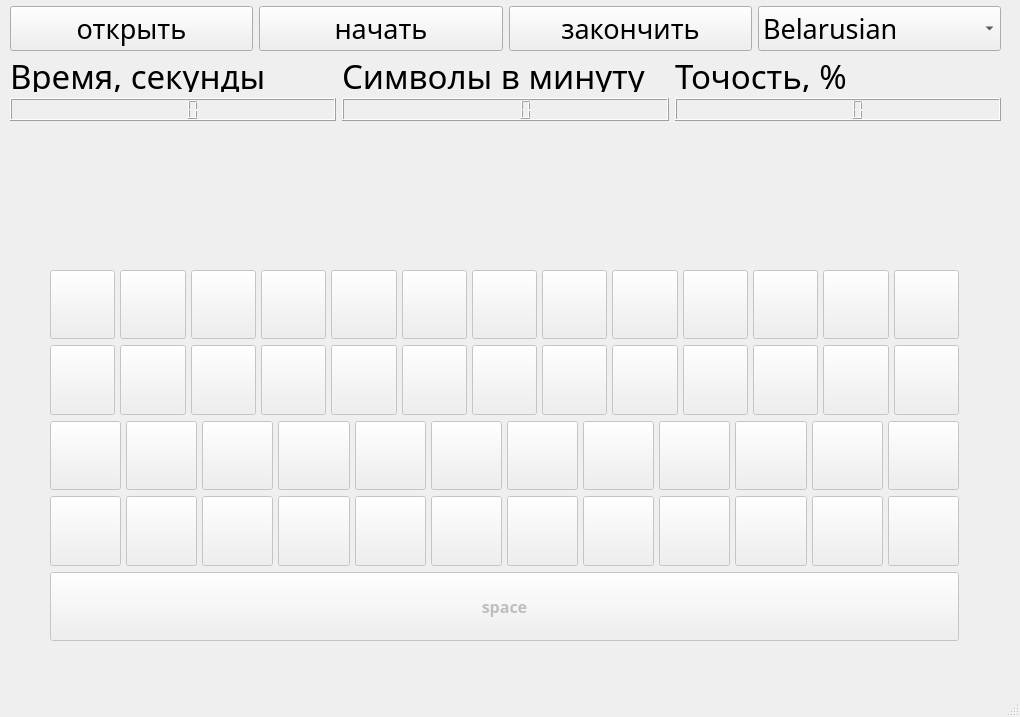
<?xml version="1.0" encoding="UTF-8"?>
<ui version="4.0">
 <class>MainWindow</class>
 <widget class="QMainWindow" name="MainWindow">
  <property name="geometry">
   <rect>
    <x>0</x>
    <y>0</y>
    <width>1020</width>
    <height>717</height>
   </rect>
  </property>
  <property name="font">
   <font>
    <family>Syamala Ramana</family>
    <pointsize>12</pointsize>
    <bold>true</bold>
   </font>
  </property>
  <property name="windowTitle">
   <string>MainWindow</string>
  </property>
  <widget class="QWidget" name="centralwidget">
   <widget class="QWidget" name="layoutWidget">
    <property name="geometry">
     <rect>
      <x>10</x>
      <y>60</y>
      <width>991</width>
      <height>61</height>
     </rect>
    </property>
    <layout class="QHBoxLayout" name="horisontalLayout_info">
     <item>
      <layout class="QVBoxLayout" name="verticalLayout_2">
       <item>
        <widget class="QLabel" name="timer">
         <property name="font">
          <font>
           <family>Syamala Ramana</family>
           <pointsize>25</pointsize>
           <bold>false</bold>
          </font>
         </property>
         <property name="text">
          <string>Время, секунды</string>
         </property>
        </widget>
       </item>
       <item>
        <widget class="QLCDNumber" name="value_timer"/>
       </item>
      </layout>
     </item>
     <item>
      <layout class="QVBoxLayout" name="verticalLayout_3">
       <item>
        <widget class="QLabel" name="simb">
         <property name="font">
          <font>
           <family>Syamala Ramana</family>
           <pointsize>25</pointsize>
           <bold>false</bold>
          </font>
         </property>
         <property name="text">
          <string>Символы в минуту</string>
         </property>
        </widget>
       </item>
       <item>
        <widget class="QLCDNumber" name="value_simb"/>
       </item>
      </layout>
     </item>
     <item>
      <layout class="QVBoxLayout" name="verticalLayout_4">
       <item>
        <widget class="QLabel" name="accur">
         <property name="font">
          <font>
           <family>Syamala Ramana</family>
           <pointsize>25</pointsize>
           <bold>false</bold>
          </font>
         </property>
         <property name="text">
          <string>Точость, %</string>
         </property>
        </widget>
       </item>
       <item>
        <widget class="QLCDNumber" name="value_accur"/>
       </item>
      </layout>
     </item>
    </layout>
   </widget>
   <widget class="QWidget" name="layoutWidget_2">
    <property name="geometry">
     <rect>
      <x>10</x>
      <y>0</y>
      <width>991</width>
      <height>58</height>
     </rect>
    </property>
    <layout class="QHBoxLayout" name="horizontalLayout_menu">
     <item>
      <widget class="QPushButton" name="openFile">
       <property name="font">
        <font>
         <family>Syamala Ramana</family>
         <pointsize>20</pointsize>
         <bold>false</bold>
        </font>
       </property>
       <property name="styleSheet">
        <string notr="true"/>
       </property>
       <property name="text">
        <string>открыть</string>
       </property>
      </widget>
     </item>
     <item>
      <widget class="QPushButton" name="start">
       <property name="enabled">
        <bool>true</bool>
       </property>
       <property name="font">
        <font>
         <family>Syamala Ramana</family>
         <pointsize>20</pointsize>
         <bold>false</bold>
        </font>
       </property>
       <property name="text">
        <string>начать</string>
       </property>
      </widget>
     </item>
     <item>
      <widget class="QPushButton" name="end">
       <property name="font">
        <font>
         <family>Syamala Ramana</family>
         <pointsize>20</pointsize>
         <bold>false</bold>
        </font>
       </property>
       <property name="text">
        <string>закончить</string>
       </property>
      </widget>
     </item>
     <item>
      <widget class="QComboBox" name="comboBox">
       <property name="font">
        <font>
         <family>Syamala Ramana</family>
         <pointsize>20</pointsize>
         <bold>false</bold>
        </font>
       </property>
       <item>
        <property name="text">
         <string>Belarusian</string>
        </property>
       </item>
       <item>
        <property name="text">
         <string>German</string>
        </property>
       </item>
       <item>
        <property name="text">
         <string>French</string>
        </property>
       </item>
       <item>
        <property name="text">
         <string>English</string>
        </property>
       </item>
       <item>
        <property name="text">
         <string>Сhinesse</string>
        </property>
       </item>
       <item>
        <property name="text">
         <string>Arabic</string>
        </property>
       </item>
       <item>
        <property name="text">
         <string>Hebrew</string>
        </property>
       </item>
      </widget>
     </item>
    </layout>
   </widget>
   <widget class="QWidget" name="verticalLayoutWidget">
    <property name="geometry">
     <rect>
      <x>50</x>
      <y>260</y>
      <width>909</width>
      <height>391</height>
     </rect>
    </property>
    <layout class="QVBoxLayout" name="verticalLayout_keyboard">
     <property name="leftMargin">
      <number>0</number>
     </property>
     <property name="topMargin">
      <number>10</number>
     </property>
     <property name="bottomMargin">
      <number>10</number>
     </property>
     <item>
      <layout class="QHBoxLayout" name="horizontalLayout">
       <property name="spacing">
        <number>5</number>
       </property>
       <property name="sizeConstraint">
        <enum>QLayout::SetDefaultConstraint</enum>
       </property>
       <item>
        <widget class="QPushButton" name="bnt_0">
         <property name="enabled">
          <bool>false</bool>
         </property>
         <property name="sizePolicy">
          <sizepolicy hsizetype="MinimumExpanding" vsizetype="Minimum">
           <horstretch>0</horstretch>
           <verstretch>0</verstretch>
          </sizepolicy>
         </property>
         <property name="text">
          <string/>
         </property>
        </widget>
       </item>
       <item>
        <widget class="QPushButton" name="bnt_1">
         <property name="enabled">
          <bool>false</bool>
         </property>
         <property name="sizePolicy">
          <sizepolicy hsizetype="MinimumExpanding" vsizetype="Minimum">
           <horstretch>0</horstretch>
           <verstretch>0</verstretch>
          </sizepolicy>
         </property>
         <property name="text">
          <string/>
         </property>
        </widget>
       </item>
       <item>
        <widget class="QPushButton" name="bnt_2">
         <property name="enabled">
          <bool>false</bool>
         </property>
         <property name="sizePolicy">
          <sizepolicy hsizetype="MinimumExpanding" vsizetype="Minimum">
           <horstretch>0</horstretch>
           <verstretch>0</verstretch>
          </sizepolicy>
         </property>
         <property name="text">
          <string/>
         </property>
        </widget>
       </item>
       <item>
        <widget class="QPushButton" name="bnt_3">
         <property name="enabled">
          <bool>false</bool>
         </property>
         <property name="sizePolicy">
          <sizepolicy hsizetype="MinimumExpanding" vsizetype="Minimum">
           <horstretch>0</horstretch>
           <verstretch>0</verstretch>
          </sizepolicy>
         </property>
         <property name="text">
          <string/>
         </property>
        </widget>
       </item>
       <item>
        <widget class="QPushButton" name="bnt_4">
         <property name="enabled">
          <bool>false</bool>
         </property>
         <property name="sizePolicy">
          <sizepolicy hsizetype="MinimumExpanding" vsizetype="Minimum">
           <horstretch>0</horstretch>
           <verstretch>0</verstretch>
          </sizepolicy>
         </property>
         <property name="text">
          <string/>
         </property>
        </widget>
       </item>
       <item>
        <widget class="QPushButton" name="bnt_5">
         <property name="enabled">
          <bool>false</bool>
         </property>
         <property name="sizePolicy">
          <sizepolicy hsizetype="MinimumExpanding" vsizetype="Minimum">
           <horstretch>0</horstretch>
           <verstretch>0</verstretch>
          </sizepolicy>
         </property>
         <property name="text">
          <string/>
         </property>
        </widget>
       </item>
       <item>
        <widget class="QPushButton" name="bnt_6">
         <property name="enabled">
          <bool>false</bool>
         </property>
         <property name="sizePolicy">
          <sizepolicy hsizetype="MinimumExpanding" vsizetype="Minimum">
           <horstretch>0</horstretch>
           <verstretch>0</verstretch>
          </sizepolicy>
         </property>
         <property name="text">
          <string/>
         </property>
        </widget>
       </item>
       <item>
        <widget class="QPushButton" name="bnt_7">
         <property name="enabled">
          <bool>false</bool>
         </property>
         <property name="sizePolicy">
          <sizepolicy hsizetype="MinimumExpanding" vsizetype="Minimum">
           <horstretch>0</horstretch>
           <verstretch>0</verstretch>
          </sizepolicy>
         </property>
         <property name="text">
          <string/>
         </property>
        </widget>
       </item>
       <item>
        <widget class="QPushButton" name="bnt_8">
         <property name="enabled">
          <bool>false</bool>
         </property>
         <property name="sizePolicy">
          <sizepolicy hsizetype="MinimumExpanding" vsizetype="Minimum">
           <horstretch>0</horstretch>
           <verstretch>0</verstretch>
          </sizepolicy>
         </property>
         <property name="text">
          <string/>
         </property>
        </widget>
       </item>
       <item>
        <widget class="QPushButton" name="bnt_9">
         <property name="enabled">
          <bool>false</bool>
         </property>
         <property name="sizePolicy">
          <sizepolicy hsizetype="MinimumExpanding" vsizetype="Minimum">
           <horstretch>0</horstretch>
           <verstretch>0</verstretch>
          </sizepolicy>
         </property>
         <property name="text">
          <string/>
         </property>
        </widget>
       </item>
       <item>
        <widget class="QPushButton" name="bnt_10">
         <property name="enabled">
          <bool>false</bool>
         </property>
         <property name="sizePolicy">
          <sizepolicy hsizetype="MinimumExpanding" vsizetype="Minimum">
           <horstretch>0</horstretch>
           <verstretch>0</verstretch>
          </sizepolicy>
         </property>
         <property name="text">
          <string/>
         </property>
        </widget>
       </item>
       <item>
        <widget class="QPushButton" name="bnt_11">
         <property name="enabled">
          <bool>false</bool>
         </property>
         <property name="sizePolicy">
          <sizepolicy hsizetype="MinimumExpanding" vsizetype="Minimum">
           <horstretch>0</horstretch>
           <verstretch>0</verstretch>
          </sizepolicy>
         </property>
         <property name="text">
          <string/>
         </property>
        </widget>
       </item>
       <item>
        <widget class="QPushButton" name="bnt_12">
         <property name="enabled">
          <bool>false</bool>
         </property>
         <property name="sizePolicy">
          <sizepolicy hsizetype="MinimumExpanding" vsizetype="Minimum">
           <horstretch>0</horstretch>
           <verstretch>0</verstretch>
          </sizepolicy>
         </property>
         <property name="text">
          <string/>
         </property>
        </widget>
       </item>
      </layout>
     </item>
     <item>
      <layout class="QHBoxLayout" name="horizontalLayout_3">
       <property name="spacing">
        <number>5</number>
       </property>
       <property name="sizeConstraint">
        <enum>QLayout::SetDefaultConstraint</enum>
       </property>
       <item>
        <widget class="QPushButton" name="bnt_13">
         <property name="enabled">
          <bool>false</bool>
         </property>
         <property name="sizePolicy">
          <sizepolicy hsizetype="MinimumExpanding" vsizetype="Minimum">
           <horstretch>0</horstretch>
           <verstretch>0</verstretch>
          </sizepolicy>
         </property>
         <property name="text">
          <string/>
         </property>
        </widget>
       </item>
       <item>
        <widget class="QPushButton" name="bnt_14">
         <property name="enabled">
          <bool>false</bool>
         </property>
         <property name="sizePolicy">
          <sizepolicy hsizetype="MinimumExpanding" vsizetype="Minimum">
           <horstretch>0</horstretch>
           <verstretch>0</verstretch>
          </sizepolicy>
         </property>
         <property name="text">
          <string/>
         </property>
        </widget>
       </item>
       <item>
        <widget class="QPushButton" name="bnt_15">
         <property name="enabled">
          <bool>false</bool>
         </property>
         <property name="sizePolicy">
          <sizepolicy hsizetype="MinimumExpanding" vsizetype="Minimum">
           <horstretch>0</horstretch>
           <verstretch>0</verstretch>
          </sizepolicy>
         </property>
         <property name="text">
          <string/>
         </property>
        </widget>
       </item>
       <item>
        <widget class="QPushButton" name="bnt_16">
         <property name="enabled">
          <bool>false</bool>
         </property>
         <property name="sizePolicy">
          <sizepolicy hsizetype="MinimumExpanding" vsizetype="Minimum">
           <horstretch>0</horstretch>
           <verstretch>0</verstretch>
          </sizepolicy>
         </property>
         <property name="text">
          <string/>
         </property>
        </widget>
       </item>
       <item>
        <widget class="QPushButton" name="bnt_17">
         <property name="enabled">
          <bool>false</bool>
         </property>
         <property name="sizePolicy">
          <sizepolicy hsizetype="MinimumExpanding" vsizetype="Minimum">
           <horstretch>0</horstretch>
           <verstretch>0</verstretch>
          </sizepolicy>
         </property>
         <property name="text">
          <string/>
         </property>
        </widget>
       </item>
       <item>
        <widget class="QPushButton" name="bnt_18">
         <property name="enabled">
          <bool>false</bool>
         </property>
         <property name="sizePolicy">
          <sizepolicy hsizetype="MinimumExpanding" vsizetype="Minimum">
           <horstretch>0</horstretch>
           <verstretch>0</verstretch>
          </sizepolicy>
         </property>
         <property name="text">
          <string/>
         </property>
        </widget>
       </item>
       <item>
        <widget class="QPushButton" name="bnt_19">
         <property name="enabled">
          <bool>false</bool>
         </property>
         <property name="sizePolicy">
          <sizepolicy hsizetype="MinimumExpanding" vsizetype="Minimum">
           <horstretch>0</horstretch>
           <verstretch>0</verstretch>
          </sizepolicy>
         </property>
         <property name="text">
          <string/>
         </property>
        </widget>
       </item>
       <item>
        <widget class="QPushButton" name="bnt_20">
         <property name="enabled">
          <bool>false</bool>
         </property>
         <property name="sizePolicy">
          <sizepolicy hsizetype="MinimumExpanding" vsizetype="Minimum">
           <horstretch>0</horstretch>
           <verstretch>0</verstretch>
          </sizepolicy>
         </property>
         <property name="text">
          <string/>
         </property>
        </widget>
       </item>
       <item>
        <widget class="QPushButton" name="bnt_21">
         <property name="enabled">
          <bool>false</bool>
         </property>
         <property name="sizePolicy">
          <sizepolicy hsizetype="MinimumExpanding" vsizetype="Minimum">
           <horstretch>0</horstretch>
           <verstretch>0</verstretch>
          </sizepolicy>
         </property>
         <property name="text">
          <string/>
         </property>
        </widget>
       </item>
       <item>
        <widget class="QPushButton" name="bnt_22">
         <property name="enabled">
          <bool>false</bool>
         </property>
         <property name="sizePolicy">
          <sizepolicy hsizetype="MinimumExpanding" vsizetype="Minimum">
           <horstretch>0</horstretch>
           <verstretch>0</verstretch>
          </sizepolicy>
         </property>
         <property name="text">
          <string/>
         </property>
        </widget>
       </item>
       <item>
        <widget class="QPushButton" name="bnt_23">
         <property name="enabled">
          <bool>false</bool>
         </property>
         <property name="sizePolicy">
          <sizepolicy hsizetype="MinimumExpanding" vsizetype="Minimum">
           <horstretch>0</horstretch>
           <verstretch>0</verstretch>
          </sizepolicy>
         </property>
         <property name="text">
          <string/>
         </property>
        </widget>
       </item>
       <item>
        <widget class="QPushButton" name="bnt_24">
         <property name="enabled">
          <bool>false</bool>
         </property>
         <property name="sizePolicy">
          <sizepolicy hsizetype="MinimumExpanding" vsizetype="Minimum">
           <horstretch>0</horstretch>
           <verstretch>0</verstretch>
          </sizepolicy>
         </property>
         <property name="text">
          <string/>
         </property>
        </widget>
       </item>
       <item>
        <widget class="QPushButton" name="bnt_25">
         <property name="enabled">
          <bool>false</bool>
         </property>
         <property name="sizePolicy">
          <sizepolicy hsizetype="MinimumExpanding" vsizetype="Minimum">
           <horstretch>0</horstretch>
           <verstretch>0</verstretch>
          </sizepolicy>
         </property>
         <property name="text">
          <string/>
         </property>
        </widget>
       </item>
      </layout>
     </item>
     <item>
      <layout class="QHBoxLayout" name="horizontalLayout_4">
       <property name="spacing">
        <number>5</number>
       </property>
       <property name="sizeConstraint">
        <enum>QLayout::SetDefaultConstraint</enum>
       </property>
       <item>
        <widget class="QPushButton" name="bnt_26">
         <property name="enabled">
          <bool>false</bool>
         </property>
         <property name="sizePolicy">
          <sizepolicy hsizetype="MinimumExpanding" vsizetype="Minimum">
           <horstretch>0</horstretch>
           <verstretch>0</verstretch>
          </sizepolicy>
         </property>
         <property name="text">
          <string/>
         </property>
        </widget>
       </item>
       <item>
        <widget class="QPushButton" name="bnt_27">
         <property name="enabled">
          <bool>false</bool>
         </property>
         <property name="sizePolicy">
          <sizepolicy hsizetype="MinimumExpanding" vsizetype="Minimum">
           <horstretch>0</horstretch>
           <verstretch>0</verstretch>
          </sizepolicy>
         </property>
         <property name="text">
          <string/>
         </property>
        </widget>
       </item>
       <item>
        <widget class="QPushButton" name="bnt_28">
         <property name="enabled">
          <bool>false</bool>
         </property>
         <property name="sizePolicy">
          <sizepolicy hsizetype="MinimumExpanding" vsizetype="Minimum">
           <horstretch>0</horstretch>
           <verstretch>0</verstretch>
          </sizepolicy>
         </property>
         <property name="text">
          <string/>
         </property>
        </widget>
       </item>
       <item>
        <widget class="QPushButton" name="bnt_29">
         <property name="enabled">
          <bool>false</bool>
         </property>
         <property name="sizePolicy">
          <sizepolicy hsizetype="MinimumExpanding" vsizetype="Minimum">
           <horstretch>0</horstretch>
           <verstretch>0</verstretch>
          </sizepolicy>
         </property>
         <property name="text">
          <string/>
         </property>
        </widget>
       </item>
       <item>
        <widget class="QPushButton" name="bnt_30">
         <property name="enabled">
          <bool>false</bool>
         </property>
         <property name="sizePolicy">
          <sizepolicy hsizetype="MinimumExpanding" vsizetype="Minimum">
           <horstretch>0</horstretch>
           <verstretch>0</verstretch>
          </sizepolicy>
         </property>
         <property name="text">
          <string/>
         </property>
        </widget>
       </item>
       <item>
        <widget class="QPushButton" name="bnt_31">
         <property name="enabled">
          <bool>false</bool>
         </property>
         <property name="sizePolicy">
          <sizepolicy hsizetype="MinimumExpanding" vsizetype="Minimum">
           <horstretch>0</horstretch>
           <verstretch>0</verstretch>
          </sizepolicy>
         </property>
         <property name="text">
          <string/>
         </property>
        </widget>
       </item>
       <item>
        <widget class="QPushButton" name="bnt_32">
         <property name="enabled">
          <bool>false</bool>
         </property>
         <property name="sizePolicy">
          <sizepolicy hsizetype="MinimumExpanding" vsizetype="Minimum">
           <horstretch>0</horstretch>
           <verstretch>0</verstretch>
          </sizepolicy>
         </property>
         <property name="text">
          <string/>
         </property>
        </widget>
       </item>
       <item>
        <widget class="QPushButton" name="bnt_33">
         <property name="enabled">
          <bool>false</bool>
         </property>
         <property name="sizePolicy">
          <sizepolicy hsizetype="MinimumExpanding" vsizetype="Minimum">
           <horstretch>0</horstretch>
           <verstretch>0</verstretch>
          </sizepolicy>
         </property>
         <property name="text">
          <string/>
         </property>
        </widget>
       </item>
       <item>
        <widget class="QPushButton" name="bnt_34">
         <property name="enabled">
          <bool>false</bool>
         </property>
         <property name="sizePolicy">
          <sizepolicy hsizetype="MinimumExpanding" vsizetype="Minimum">
           <horstretch>0</horstretch>
           <verstretch>0</verstretch>
          </sizepolicy>
         </property>
         <property name="text">
          <string/>
         </property>
        </widget>
       </item>
       <item>
        <widget class="QPushButton" name="bnt_35">
         <property name="enabled">
          <bool>false</bool>
         </property>
         <property name="sizePolicy">
          <sizepolicy hsizetype="MinimumExpanding" vsizetype="Minimum">
           <horstretch>0</horstretch>
           <verstretch>0</verstretch>
          </sizepolicy>
         </property>
         <property name="text">
          <string/>
         </property>
        </widget>
       </item>
       <item>
        <widget class="QPushButton" name="bnt_36">
         <property name="enabled">
          <bool>false</bool>
         </property>
         <property name="sizePolicy">
          <sizepolicy hsizetype="MinimumExpanding" vsizetype="Minimum">
           <horstretch>0</horstretch>
           <verstretch>0</verstretch>
          </sizepolicy>
         </property>
         <property name="text">
          <string/>
         </property>
        </widget>
       </item>
       <item>
        <widget class="QPushButton" name="bnt_37">
         <property name="enabled">
          <bool>false</bool>
         </property>
         <property name="sizePolicy">
          <sizepolicy hsizetype="MinimumExpanding" vsizetype="Minimum">
           <horstretch>0</horstretch>
           <verstretch>0</verstretch>
          </sizepolicy>
         </property>
         <property name="text">
          <string/>
         </property>
        </widget>
       </item>
      </layout>
     </item>
     <item>
      <layout class="QHBoxLayout" name="horizontalLayout_5">
       <property name="spacing">
        <number>5</number>
       </property>
       <property name="sizeConstraint">
        <enum>QLayout::SetDefaultConstraint</enum>
       </property>
       <item>
        <widget class="QPushButton" name="bnt_38">
         <property name="enabled">
          <bool>false</bool>
         </property>
         <property name="sizePolicy">
          <sizepolicy hsizetype="MinimumExpanding" vsizetype="Minimum">
           <horstretch>0</horstretch>
           <verstretch>0</verstretch>
          </sizepolicy>
         </property>
         <property name="text">
          <string/>
         </property>
        </widget>
       </item>
       <item>
        <widget class="QPushButton" name="bnt_39">
         <property name="enabled">
          <bool>false</bool>
         </property>
         <property name="sizePolicy">
          <sizepolicy hsizetype="MinimumExpanding" vsizetype="Minimum">
           <horstretch>0</horstretch>
           <verstretch>0</verstretch>
          </sizepolicy>
         </property>
         <property name="text">
          <string/>
         </property>
        </widget>
       </item>
       <item>
        <widget class="QPushButton" name="bnt_40">
         <property name="enabled">
          <bool>false</bool>
         </property>
         <property name="sizePolicy">
          <sizepolicy hsizetype="MinimumExpanding" vsizetype="Minimum">
           <horstretch>0</horstretch>
           <verstretch>0</verstretch>
          </sizepolicy>
         </property>
         <property name="text">
          <string/>
         </property>
        </widget>
       </item>
       <item>
        <widget class="QPushButton" name="bnt_41">
         <property name="enabled">
          <bool>false</bool>
         </property>
         <property name="sizePolicy">
          <sizepolicy hsizetype="MinimumExpanding" vsizetype="Minimum">
           <horstretch>0</horstretch>
           <verstretch>0</verstretch>
          </sizepolicy>
         </property>
         <property name="text">
          <string/>
         </property>
        </widget>
       </item>
       <item>
        <widget class="QPushButton" name="bnt_42">
         <property name="enabled">
          <bool>false</bool>
         </property>
         <property name="sizePolicy">
          <sizepolicy hsizetype="MinimumExpanding" vsizetype="Minimum">
           <horstretch>0</horstretch>
           <verstretch>0</verstretch>
          </sizepolicy>
         </property>
         <property name="text">
          <string/>
         </property>
        </widget>
       </item>
       <item>
        <widget class="QPushButton" name="bnt_43">
         <property name="enabled">
          <bool>false</bool>
         </property>
         <property name="sizePolicy">
          <sizepolicy hsizetype="MinimumExpanding" vsizetype="Minimum">
           <horstretch>0</horstretch>
           <verstretch>0</verstretch>
          </sizepolicy>
         </property>
         <property name="text">
          <string/>
         </property>
        </widget>
       </item>
       <item>
        <widget class="QPushButton" name="bnt_44">
         <property name="enabled">
          <bool>false</bool>
         </property>
         <property name="sizePolicy">
          <sizepolicy hsizetype="MinimumExpanding" vsizetype="Minimum">
           <horstretch>0</horstretch>
           <verstretch>0</verstretch>
          </sizepolicy>
         </property>
         <property name="text">
          <string/>
         </property>
        </widget>
       </item>
       <item>
        <widget class="QPushButton" name="bnt_45">
         <property name="enabled">
          <bool>false</bool>
         </property>
         <property name="sizePolicy">
          <sizepolicy hsizetype="MinimumExpanding" vsizetype="Minimum">
           <horstretch>0</horstretch>
           <verstretch>0</verstretch>
          </sizepolicy>
         </property>
         <property name="text">
          <string/>
         </property>
        </widget>
       </item>
       <item>
        <widget class="QPushButton" name="bnt_46">
         <property name="enabled">
          <bool>false</bool>
         </property>
         <property name="sizePolicy">
          <sizepolicy hsizetype="MinimumExpanding" vsizetype="Minimum">
           <horstretch>0</horstretch>
           <verstretch>0</verstretch>
          </sizepolicy>
         </property>
         <property name="text">
          <string/>
         </property>
        </widget>
       </item>
       <item>
        <widget class="QPushButton" name="bnt_47">
         <property name="enabled">
          <bool>false</bool>
         </property>
         <property name="sizePolicy">
          <sizepolicy hsizetype="MinimumExpanding" vsizetype="Minimum">
           <horstretch>0</horstretch>
           <verstretch>0</verstretch>
          </sizepolicy>
         </property>
         <property name="text">
          <string/>
         </property>
        </widget>
       </item>
       <item>
        <widget class="QPushButton" name="bnt_48">
         <property name="enabled">
          <bool>false</bool>
         </property>
         <property name="sizePolicy">
          <sizepolicy hsizetype="MinimumExpanding" vsizetype="Minimum">
           <horstretch>0</horstretch>
           <verstretch>0</verstretch>
          </sizepolicy>
         </property>
         <property name="text">
          <string/>
         </property>
        </widget>
       </item>
       <item>
        <widget class="QPushButton" name="bnt_49">
         <property name="enabled">
          <bool>false</bool>
         </property>
         <property name="sizePolicy">
          <sizepolicy hsizetype="MinimumExpanding" vsizetype="Minimum">
           <horstretch>0</horstretch>
           <verstretch>0</verstretch>
          </sizepolicy>
         </property>
         <property name="text">
          <string/>
         </property>
        </widget>
       </item>
      </layout>
     </item>
     <item>
      <widget class="QPushButton" name="space">
       <property name="enabled">
        <bool>false</bool>
       </property>
       <property name="sizePolicy">
        <sizepolicy hsizetype="Minimum" vsizetype="Minimum">
         <horstretch>0</horstretch>
         <verstretch>0</verstretch>
        </sizepolicy>
       </property>
       <property name="text">
        <string>space</string>
       </property>
      </widget>
     </item>
    </layout>
   </widget>
   <widget class="QLabel" name="forText">
    <property name="geometry">
     <rect>
      <x>16</x>
      <y>180</y>
      <width>871</width>
      <height>51</height>
     </rect>
    </property>
    <property name="text">
     <string/>
    </property>
   </widget>
  </widget>
  <widget class="QMenuBar" name="menubar">
   <property name="geometry">
    <rect>
     <x>0</x>
     <y>0</y>
     <width>1020</width>
     <height>34</height>
    </rect>
   </property>
  </widget>
  <widget class="QStatusBar" name="statusbar"/>
 </widget>
 <resources/>
 <connections/>
</ui>
